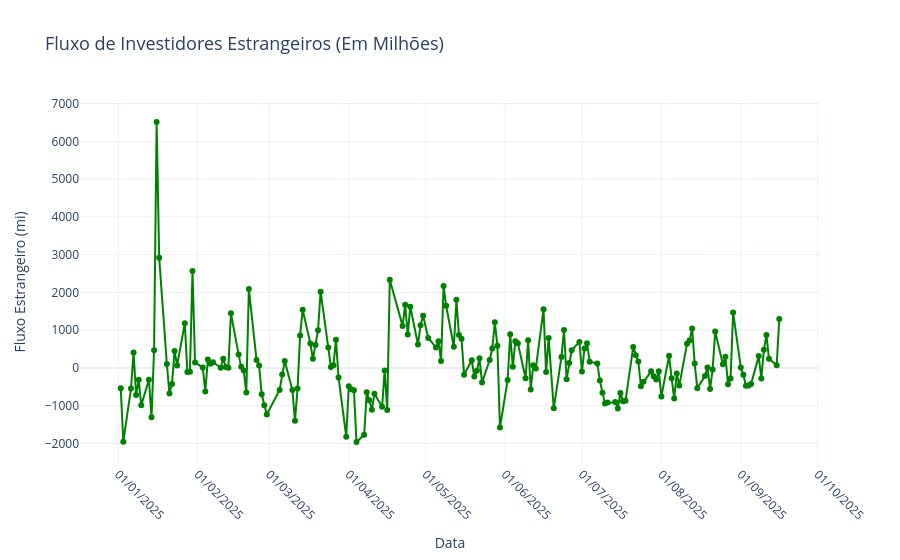

Notebook code for this chart:
### Markdown cell above
# Fluxo de Investidores Estrangeiro

### Code cell
import pandas as pd
import requests
from bs4 import BeautifulSoup
import plotly.graph_objects as go
from datetime import datetime

# URL do site
url = "https://www.dadosdemercado.com.br/fluxo"

# Fazer a requisição HTTP para obter o conteúdo da página
response = requests.get(url)
if response.status_code == 200:
    soup = BeautifulSoup(response.content, 'html.parser')

    # Encontrar a tabela na página
    tabela_html = soup.find('table')  # Localiza a primeira tabela na página
    if tabela_html:
        # Ler a tabela HTML com pandas
        tabela = pd.read_html(str(tabela_html))[0]

        # Verificar os nomes das colunas
        print("Colunas disponíveis na tabela:", tabela.columns)

        # Garantir que a coluna 'Data' esteja no formato datetime
        tabela['Data'] = pd.to_datetime(tabela['Data'], format='%d/%m/%Y', errors='coerce')

        # Verificar se a coluna 'Estrangeiro' existe
        if 'Estrangeiro' in tabela.columns:
            # Converter os valores da coluna 'Estrangeiro' para numérico
            tabela['Estrangeiro'] = tabela['Estrangeiro'].str.replace(' mi', '')  # Remover 'mi'
            tabela['Estrangeiro'] = tabela['Estrangeiro'].str.replace('.', '', regex=False)  # Remover separadores de milhares
            tabela['Estrangeiro'] = tabela['Estrangeiro'].str.replace(',', '.', regex=False).astype(float)

            # Filtrar os dados a partir do início do ano atual
            inicio_ano = datetime(datetime.now().year, 1, 1)  # Primeiro dia do ano atual
            tabela_filtrada = tabela[tabela['Data'] >= inicio_ano]

            # Criar o gráfico de linha com a coluna 'Estrangeiro'
            fig = go.Figure()

            # Adicionar a linha conectando os valores de 'Estrangeiro'
            fig.add_trace(go.Scatter(
                x=tabela_filtrada['Data'],  # Eixo X: coluna Data
                y=tabela_filtrada['Estrangeiro'],  # Eixo Y: fluxo estrangeiro
                mode='lines+markers',
                name='Estrangeiro',
                line=dict(color='green'),
                marker=dict(size=6, color='green', symbol='circle')
            ))

            # Personalizar o layout
            fig.update_layout(
                title='Fluxo de Investidores Estrangeiros (Em Milhões)',
                xaxis_title='Data',
                yaxis_title='Fluxo Estrangeiro (mi)',
                template='plotly_white',
                xaxis=dict(
                    tickformat='%d/%m/%Y',  # Formatar as datas no eixo X
                    tickangle=45,           # Rotacionar os rótulos do eixo X
                    showgrid=True,          # Mostrar linhas de grade no eixo X
                    tickmode='auto',        # Ajustar automaticamente os rótulos
                    nticks=10               # Limitar o número de rótulos no eixo X
                ),
                yaxis=dict(
                    showgrid=True,          # Mostrar linhas de grade no eixo Y
                    rangemode='tozero'      # Garantir que o eixo Y comece no zero
                ),
                title_font_size=18,
                xaxis_title_font_size=14,
                yaxis_title_font_size=14
            )

            # Exibir o gráfico
            fig.show()
        else:
            print("A coluna 'Estrangeiro' não foi encontrada na tabela. Verifique os nomes das colunas.")
    else:
        print("Tabela não encontrada na página.")
else:
    print(f"Erro ao acessar o site: {response.status_code}")

### Figure 1 — Plotly figure (JSON) as saved in the notebook; plotly's stock layout.template omitted (floating-point values rounded to 4 significant figures; data arrays with more than 128 entries replaced by an {"elided": "..."} marker saying what was removed)
{"data": [{"line": {"color": "green"}, "marker": {"color": "green", "size": 6, "symbol": "circle"}, "mode": "lines+markers", "name": "Estrangeiro", "type": "scatter", "x": {"elided": "178 str values"}, "y": {"elided": "178 float values"}}], "layout": {"title": {"font": {"size": 18}, "text": "Fluxo de Investidores Estrangeiros (Em Milhões)"}, "xaxis": {"nticks": 10, "showgrid": true, "tickangle": 45, "tickformat": "%d/%m/%Y", "tickmode": "auto", "title": {"font": {"size": 14}, "text": "Data"}}, "yaxis": {"rangemode": "tozero", "showgrid": true, "title": {"font": {"size": 14}, "text": "Fluxo Estrangeiro (mi)"}}}}
